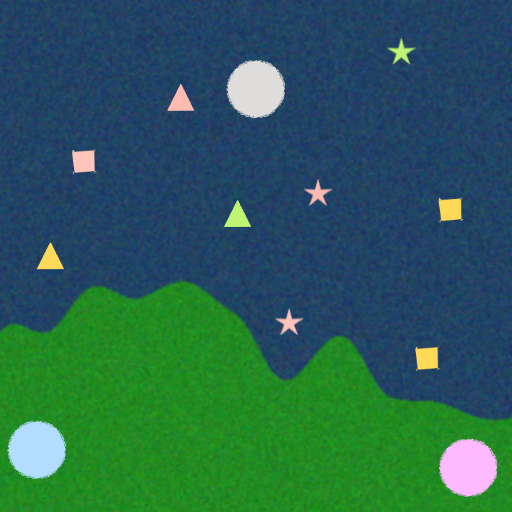
#> input picture images/8.png, 512 x 512 px, found by its file name; its folder holds only this picture in this run
$ jupyter execute maincode.ipynb
#> lines starting #> are read from the running program, lines starting #| are printed output that depends on the picture; after the words box and inside, x2 and y2 are one past the last pixel; in counts of white or black regions, pixels touching at a corner belong together
[cell 1]
import cv2
import numpy as np
import os

[cell 2]
OUTPUT_FOLDER = "output_images"      #Folder where output images will bes aved.

AGE_PRIORITY = {

    "Star": 3,                #Child
    "Triangle": 2,            #Elderly
    "Square": 1               #Adult
}

EMERGENCY_PRIORITY = {
    "Red": 3,                 #Severe
    "Yellow": 2,              #Mild
    "Green": 1               #Safe
}

CAMP_CAPACITY = {
    "Blue": 4,
    "Pink": 3,
    "Grey": 2
}

[cell 3]
def setup_output_folder():
    os.makedirs(OUTPUT_FOLDER, exist_ok=True)

#Creates a folder by the name assigned to var OUTPUT_FOLDER in case it isnt already present.

[cell 4]
def distance(p1, p2):
    return np.linalg.norm(np.array(p1) - np.array(p2))

#Calculates Euclidean distance between centroids.

[cell 5]
#    Detects the geometric shape of a contour using contour approximation.

def detect_shape(cnt):
    peri = cv2.arcLength(cnt, True)
    approx = cv2.approxPolyDP(cnt, 0.03 * peri, True)
    v = len(approx)

    if v == 3:
        return "Triangle"
    elif v == 4:
        return "Square"
    elif v >= 10:
        return "Star"
    elif v >= 6:
        return "Circle"
    return "Unknown"

[cell 6]
#    Determines the dominant color inside a contour using HSV color space.

def detect_color(cnt, hsv):
    mask = np.zeros(hsv.shape[:2], dtype="uint8")
    cv2.drawContours(mask, [cnt], -1, 255, -1)
    mask = cv2.erode(mask, np.ones((5,5), np.uint8), 1)

    h, s, v, _ = cv2.mean(hsv, mask=mask)

    if s < 40 and v > 180:
        return "Grey"

    if h < 10 or h > 160:
        return "Red"
    elif 18 < h < 38:
        return "Yellow"
    elif 38 < h < 85:
        return "Green"
    elif 90 < h < 125:
        return "Blue"
    elif 125 < h < 155:
        return "Pink"

    return "Unknown"

[cell 7]
def load_image():
    file_name = input("Enter image name (e.g. 2.png): ").strip()     #Accepts user input for image
    input_path = os.path.join("images", file_name)

    image = cv2.imread(input_path)                                 #Validates if entered image is actually present in the input fold er.
    if image is None:
        print("Image not found")
        exit()

    return image, file_name, input_path

[cell 8]
    # Prepares the image for contour detection by:
    # - Resizing
    # - Masking land regions
    # - Thresholding
    # - Extracting contours


def preprocess_image(image):
    image = cv2.resize(image, (800, 500))
    display = image.copy()
    hsv = cv2.cvtColor(image, cv2.COLOR_BGR2HSV)

    land_lower = np.array([43,110,91])
    land_upper = np.array([77,238,161])
    land_mask = cv2.inRange(hsv, land_lower, land_upper)

    gray = cv2.cvtColor(image, cv2.COLOR_BGR2GRAY)
    blur = cv2.GaussianBlur(gray, (7,7), 2)
    _, thresh = cv2.threshold(blur, 127, 255, cv2.THRESH_BINARY)

    thresh[land_mask == 255] = 0
    display[land_mask == 255] = (0,200,255)

    contours, _ = cv2.findContours(
        thresh, cv2.RETR_EXTERNAL, cv2.CHAIN_APPROX_NONE
    )

    return display, hsv, contours

[cell 9]
"""
    Identifies people and camps from contours
    based on shape and color.

    Returns:
        people= list of detected people
        camps =list of detected camps

"""


def extract_people_and_camps(contours, hsv, display):
    people = []
    camps = []

    for cnt in contours:
        if cv2.contourArea(cnt) < 200:
            continue                               #To ignore extra smaller, unwanted contours

        shape = detect_shape(cnt)
        color = detect_color(cnt, hsv)

        x, y, w, h = cv2.boundingRect(cnt)
        cx, cy = x + w // 2, y + h // 2

        cv2.rectangle(display, (x,y), (x+w,y+h), (0,255,255), 1)
        cv2.putText(
            display, f"{color} {shape}", (x,y-6),
            cv2.FONT_HERSHEY_SIMPLEX, 0.45, (0,0,255), 1
        )

    #Person detection
        if shape in AGE_PRIORITY and color in EMERGENCY_PRIORITY:
            people.append({
                "center": (cx,cy),
                "age_p": AGE_PRIORITY[shape],
                "emg_p": EMERGENCY_PRIORITY[color],
                "base_priority": AGE_PRIORITY[shape] * EMERGENCY_PRIORITY[color]
            })


    #Camp Detection
        if shape == "Circle" and color in CAMP_CAPACITY:
            camps.append({
                "center": (cx,cy),
                "color": color,
                "capacity": CAMP_CAPACITY[color],
                "assigned": []
            })

    return people, camps

[cell 10]
#Assigns people to camp based on priority score and later sort the people assigned in particular camps.


def assign_people_to_camps(people, camps):
    assignments = []

    for p in people:
        for c in camps:
            d = distance(p["center"], c["center"])
            score = p["base_priority"] / (d + 1)
            assignments.append({"p": p, "c": c, "score": score})

    assignments.sort(key=lambda x: x["score"], reverse=True)     # Higher Score is prefereed for given camp.

    used = set()
    for a in assignments:
        if id(a["p"]) in used:
            continue
        if len(a["c"]["assigned"]) >= a["c"]["capacity"]:
            continue
        a["c"]["assigned"].append(a["p"])
        used.add(id(a["p"]))

[cell 11]
""" -Prints the required output for enetered image:
    - Camp-wise assignments
    - Priority scores
"""

def print_results(file_name, people, camps):
    print(f"IMAGE: {file_name}\n")

    camp_scores = []
    for c in camps:
        print(f"{c['color']} camp:")
        for p in c["assigned"]:
            print([p["age_p"], p["emg_p"]])
        camp_scores.append(sum(p["base_priority"] for p in c["assigned"]))

    ratio = sum(camp_scores) / len(people) if people else 0
    print("Camp priority scores:", camp_scores)
    print("Image Priority Ratio:", round(ratio, 3))

[cell 12]
def save_output(display, file_name):                     #Save the annotated image into assigned output folder
    output_path = os.path.join(OUTPUT_FOLDER, file_name)
    cv2.imwrite(output_path, display)
    print(f"\n Output saved to: {output_path}")

[cell 13]
#Main program with proper sequencing and control-flow.

def main():
    setup_output_folder()

    image, file_name, _ = load_image()
#> the answer given: images/8.png
#> in load_image, image is the input picture: shape (512, 512, 3); mean B, G, R 84.6, 94.7, 41.2
#> file_name = 'images/8.png'
    display, hsv, contours = preprocess_image(image)
#> in preprocess_image, `image = cv2.resize(image, (800, 500))`:
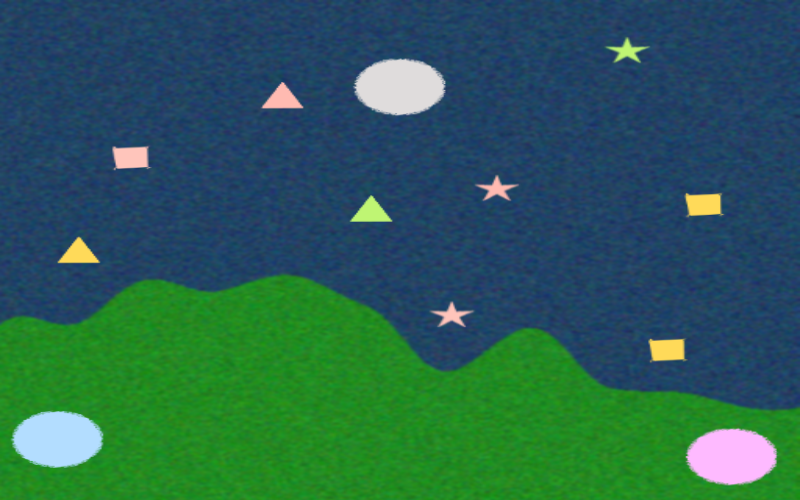
#> image: shape (500, 800, 3); mean of channels 0, 1, 2 84.4, 94.6, 41.1; drawn as B, G, R
#> in preprocess_image, `hsv = cv2.cvtColor(image, cv2.COLOR_BGR2HSV)`: hsv: shape (500, 800, 3); mean H, S, V 89.8, 174.5, 117.8
#> in preprocess_image, `land_mask = cv2.inRange(hsv, land_lower, land_upper)`:
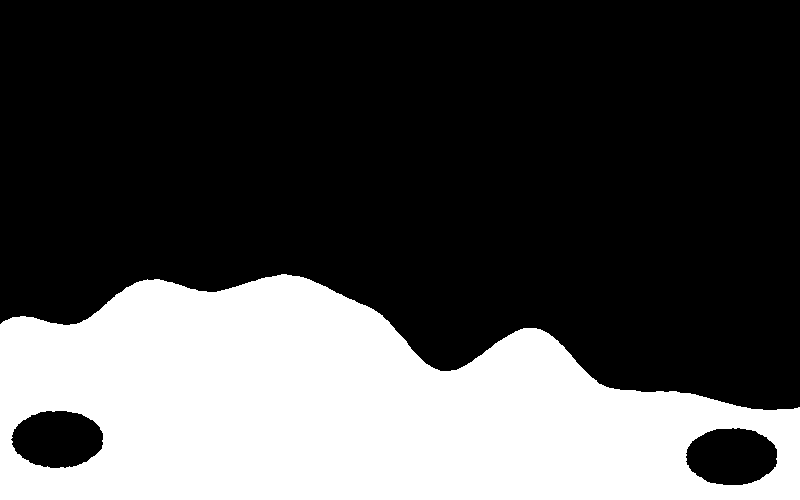
#> land_mask: shape (500, 800); 30.7% white; 1 white region, box (x1, y1, x2, y2) and area: (0, 274, 800, 500) 122816
#> in preprocess_image, `gray = cv2.cvtColor(image, cv2.COLOR_BGR2GRAY)`:
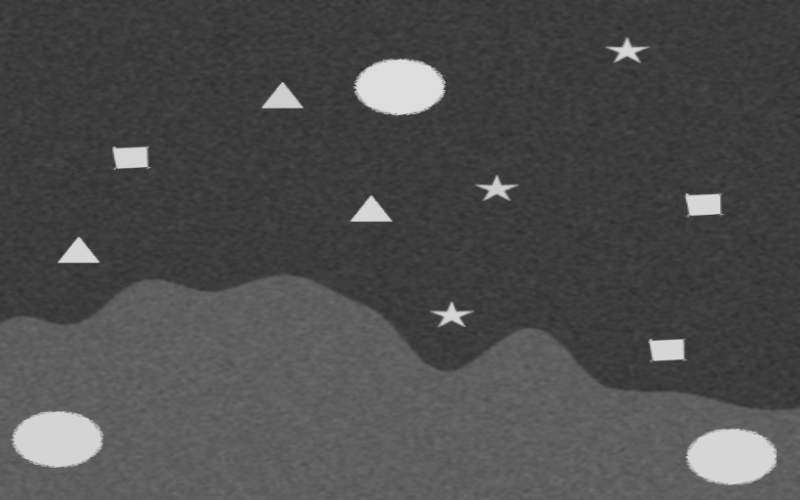
#> gray: shape (500, 800); min 45, max 221, mean 77.4
#> in preprocess_image, `_, thresh = cv2.threshold(blur, 127, 255, cv2.THRESH_BINARY)`:
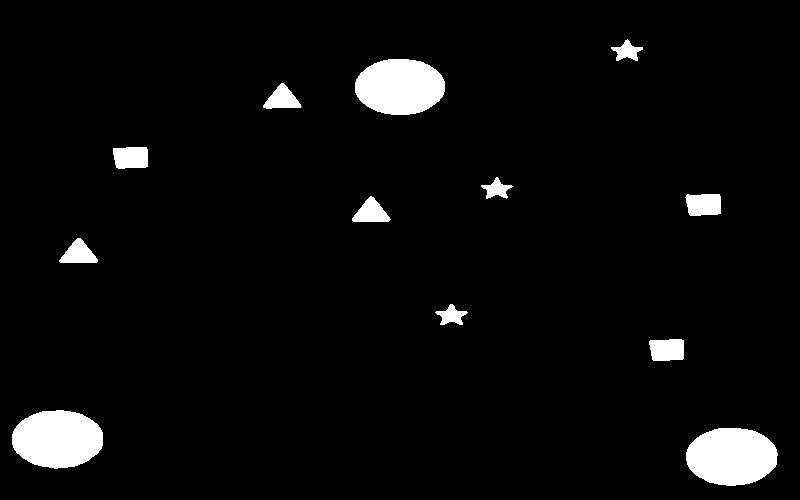
#> thresh: shape (500, 800); 4.3% white; 12 white regions, largest, box (x1, y1, x2, y2) and area: (686, 428, 778, 486) 4209, (12, 410, 103, 469) 4200, (355, 59, 445, 115) 4015
#> in preprocess_image, `thresh[land_mask == 255] = 0`:
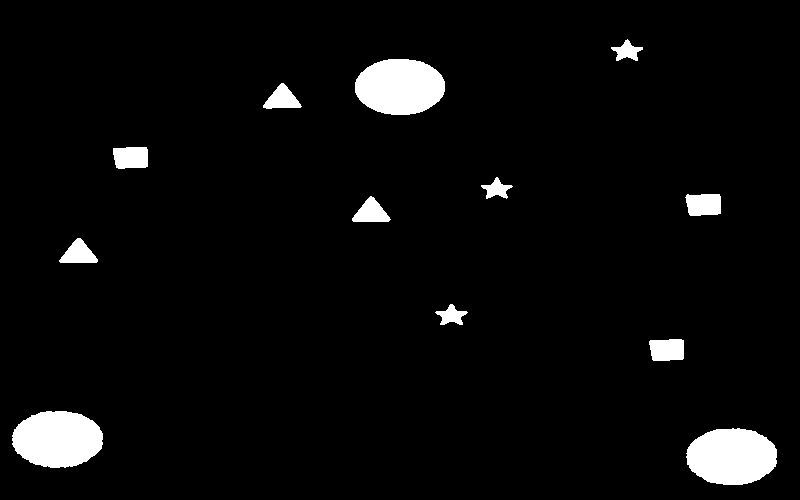
#> thresh: shape (500, 800); 4.3% white; 12 white regions
#> in preprocess_image, `display[land_mask == 255] = (0,200,255)`:
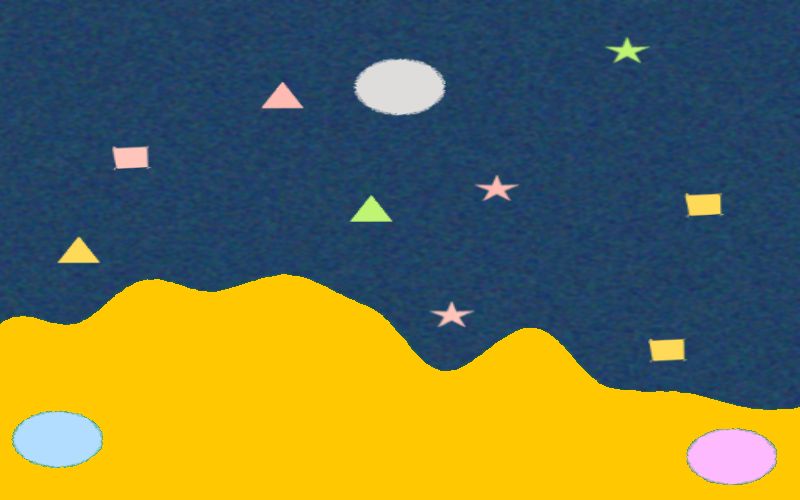
#> display: shape (500, 800, 3); mean of channels 0, 1, 2 73.9, 113.5, 109.1; drawn as B, G, R
#> in preprocess_image, `contours, _ = cv2.findContours( thresh, cv2.RETR_EXTERNAL, cv2.CHAIN_A..`: contours = 12 contours; largest, box (x1, y1, x2, y2) and area: (686, 428, 777, 485) 3994, (12, 411, 103, 468) 3978, (355, 59, 445, 115) 3908, (685, 194, 721, 216) 655, (113, 147, 148, 169) 649

    people, camps = extract_people_and_camps(contours, hsv, display)
#> the loop in extract_people_and_camps, `for cnt in contours:` made 12 passes
#> (peri in detect_shape, shape, h, s in detect_color, color, x, y) on passes 1, 2, 4, 8, 11, 12: (251.7, 'Circle', 57, 68.6, 'Pink', 686, 428), (255, 'Circle', 57, 75.99, 'Blue', 12, 411), (99.25, 'Star', 21, 67.35, 'Red', 435, 304), (98.67, 'Star', 22, 77.3, 'Red', 481, 177), (243.5, 'Circle', 56, 3.01, 'Grey', 355, 59), (99.84, 'Star', 22, 134.4, 'Green', 611, 39)
#> (peri in detect_shape, approx in detect_shape, shape, h, s in detect_color, color, x) on passes 3, 5, 6, 7, 9, 10: (104.7, [[683, 340], [650, 340], [652, 359], [682, 359]], 'Square', 22, 166, 'Yellow', 649), (102.3, [[59, 260], [97, 261], [80, 238]], 'Triangle', 25, 166, 'Yellow', 59), (103.2, [[352, 218], [390, 219], [371, 196]], 'Triangle', 26, 135, 'Green', 352), (107, [[685, 197], [690, 215], [720, 213], [719, 194]], 'Square', 22, 166, 'Yellow', 685), (105.3, [[113, 148], [116, 167], [147, 166], [146, 147]], 'Square', 22, 67.99, 'Red', 113), (103.2, [[263, 105], [301, 106], [283, 83]], 'Triangle', 26, 78, 'Red', 263)
#> pass 1, in detect_color, `mask = cv2.erode(mask, np.ones((5,5), np.uint8), 1)`:
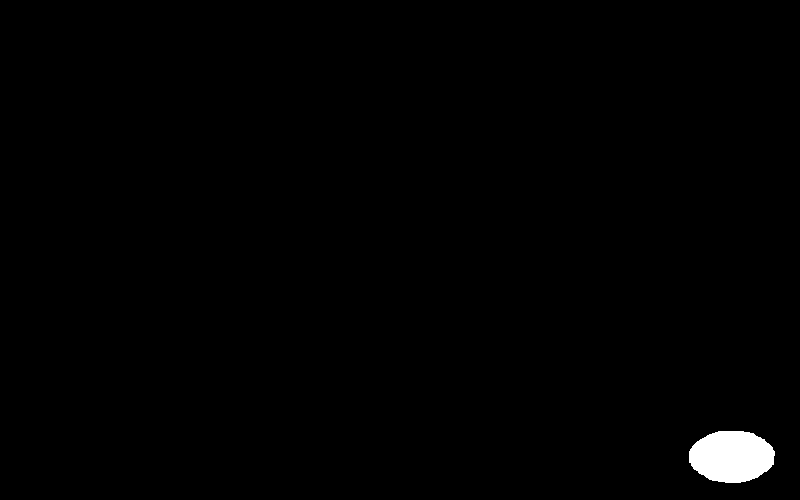
#> mask: shape (500, 800); 0.88% white; 1 white region, box (x1, y1, x2, y2) and area: (689, 431, 775, 483) 3524
#> pass 2, in detect_color (call 2), `mask = cv2.erode(mask, np.ones((5,5), np.uint8), 1)`:
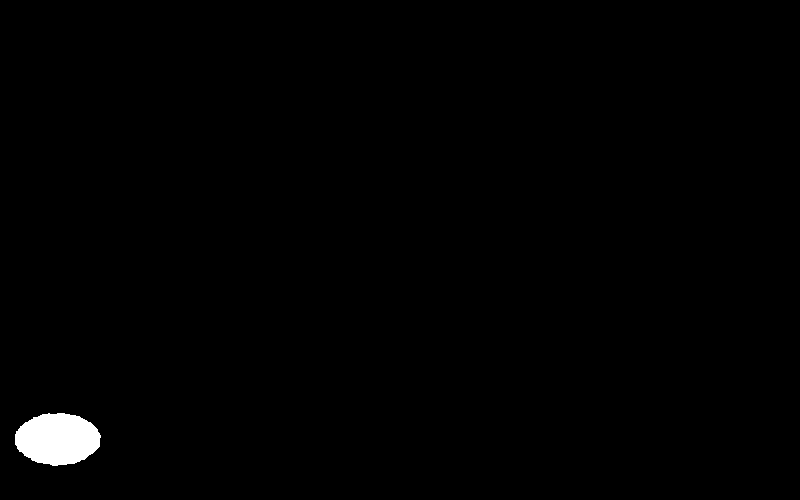
#> mask: shape (500, 800); 0.87% white; 1 white region, box (x1, y1, x2, y2) and area: (15, 413, 101, 466) 3493
#> pass 3, in detect_color (call 3), `mask = cv2.erode(mask, np.ones((5,5), np.uint8), 1)`:
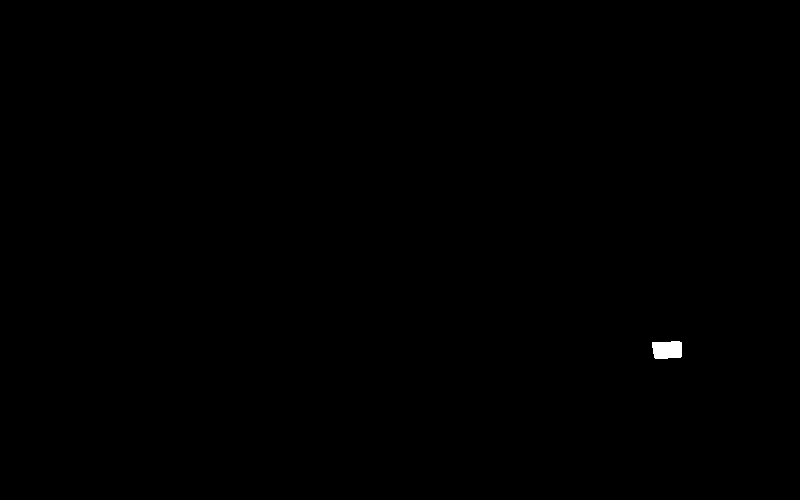
#> mask: shape (500, 800); 0.12% white; 1 white region, box (x1, y1, x2, y2) and area: (652, 341, 682, 359) 487
#> after the loop in extract_people_and_camps, `for cnt in contours:`:
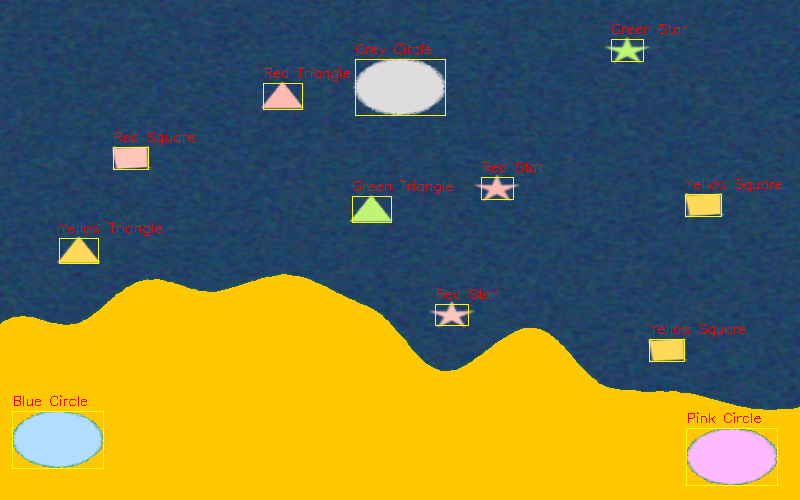
#> display: shape (500, 800, 3); 1.04% of pixels changed, all inside (x1, y1, x2, y2) = (12, 24, 782, 486); drawn as B, G, R
#> after the loop in extract_people_and_camps, `for cnt in contours:`: camps = 3 items; people = 9 items
#> people = 9 items; camps = 3 items
    assign_people_to_camps(people, camps)
#> the loop in assign_people_to_camps, `for p in people:` made 9 passes
#> after the loop in assign_people_to_camps, `for p in people:`: assignments = 27 items
#> the loop in assign_people_to_camps, `for a in assignments:` made 27 passes
#> after the loop in assign_people_to_camps, `for a in assignments:`: used = 9 items

    print_results(file_name, people, camps)
#> the loop in print_results, `for c in camps:` made 3 passes
#| Pink camp:
#| [3, 3]
#| [1, 2]
#| [1, 2]
#| Blue camp:
#| [2, 2]
#| [1, 3]
#| [2, 1]
#| [3, 1]
#| Grey camp:
#> (further printed lines are left out)
#> after the loop in print_results, `for c in camps:`: camp_scores = [13, 12, 15]
#> in print_results, `ratio = sum(camp_scores) / len(people) if people else 0`: ratio = 4.44
#| Camp priority scores: [13, 12, 15]
#| Image Priority Ratio: 4.444
    save_output(display, file_name)

$ run again, on images/9.png
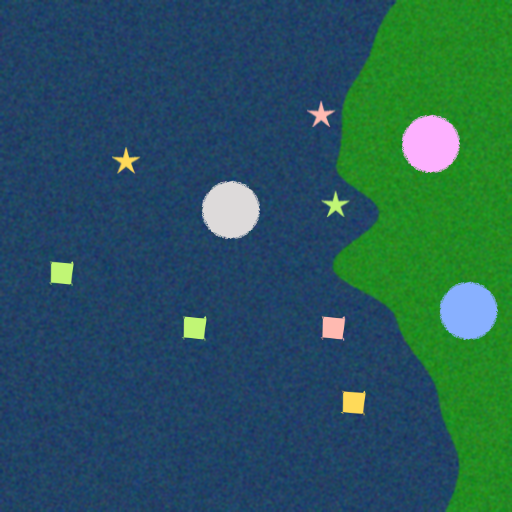
#> input picture images/9.png, 512 x 512 px, found by its file name
#> in load_image, image is the input picture: shape (512, 512, 3); mean B, G, R 90.2, 87.6, 40
#> file_name = 'images/9.png'
#> image: shape (500, 800, 3)
#> hsv: shape (500, 800, 3); mean H, S, V 93.9, 173.2, 114.2
#> in preprocess_image, `land_mask = cv2.inRange(hsv, land_lower, land_upper)`:
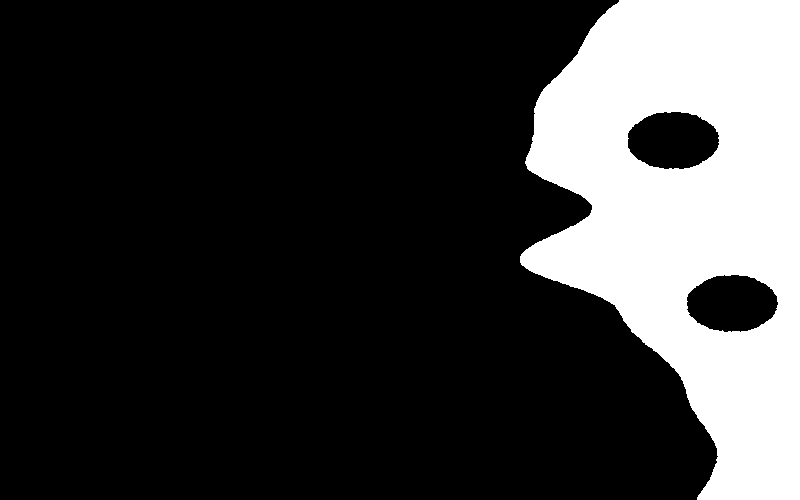
#> land_mask: shape (500, 800); 22.1% white; 1 white region, box (x1, y1, x2, y2) and area: (520, 0, 800, 500) 88546
#> in preprocess_image, `contours, _ = cv2.findContours( thresh, cv2.RETR_EXTERNAL, cv2.CHAIN_A..`: contours = 10 contours; largest, box (x1, y1, x2, y2) and area: (628, 112, 719, 169) 3984, (316, 177, 406, 233) 3899, (687, 275, 778, 332) 3888, (79, 256, 115, 278) 660, (287, 309, 322, 332) 657
#> the loop in extract_people_and_camps, `for cnt in contours:` made 10 passes
#> (peri in detect_shape, shape, h, s in detect_color, color, x, y) on passes 4, 6, 7, 8, 9, 10: (246.5, 'Circle', 57, 119, 'Blue', 687, 275), (100.7, 'Circle', 22, 133.3, 'Green', 508, 188), (242.3, 'Circle', 56, 3, 'Grey', 316, 177), (99.84, 'Star', 22, 165.2, 'Yellow', 181, 146), (254.5, 'Circle', 57, 77.63, 'Pink', 628, 112), (98.08, 'Star', 21, 77.62, 'Red', 486, 101)
#> after the loop in extract_people_and_camps, `for cnt in contours:`:
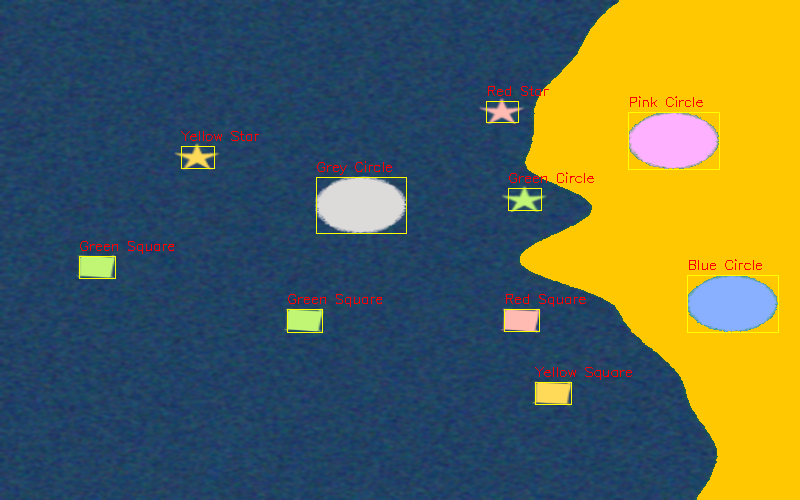
#> display: shape (500, 800, 3); mean of channels 0, 1, 2 81.8, 101.3, 90.1; drawn as B, G, R
#> after the loop in extract_people_and_camps, `for cnt in contours:`: camps = 3 items; people = 6 items
#> in main, `people, camps = extract_people_and_camps(contours, hsv, display)`: camps = 3 items
#> the loop in assign_people_to_camps, `for p in people:` made 6 passes
#> after the loop in assign_people_to_camps, `for p in people:`: assignments = 18 items
#> the loop in assign_people_to_camps, `for a in assignments:` made 18 passes
#> after the loop in assign_people_to_camps, `for a in assignments:`: used = 6 items
#> the loop in print_results, `for c in camps:` made 3 passes
#| Blue camp:
#| [1, 3]
#| [1, 2]
#| Grey camp:
#| [3, 3]
#| [3, 2]
#> (further printed lines are left out)
#> after the loop in print_results, `for c in camps:`: camp_scores = [5, 15, 2]
#> ratio = 3.67
#| Camp priority scores: [5, 15, 2]
#| Image Priority Ratio: 3.667
